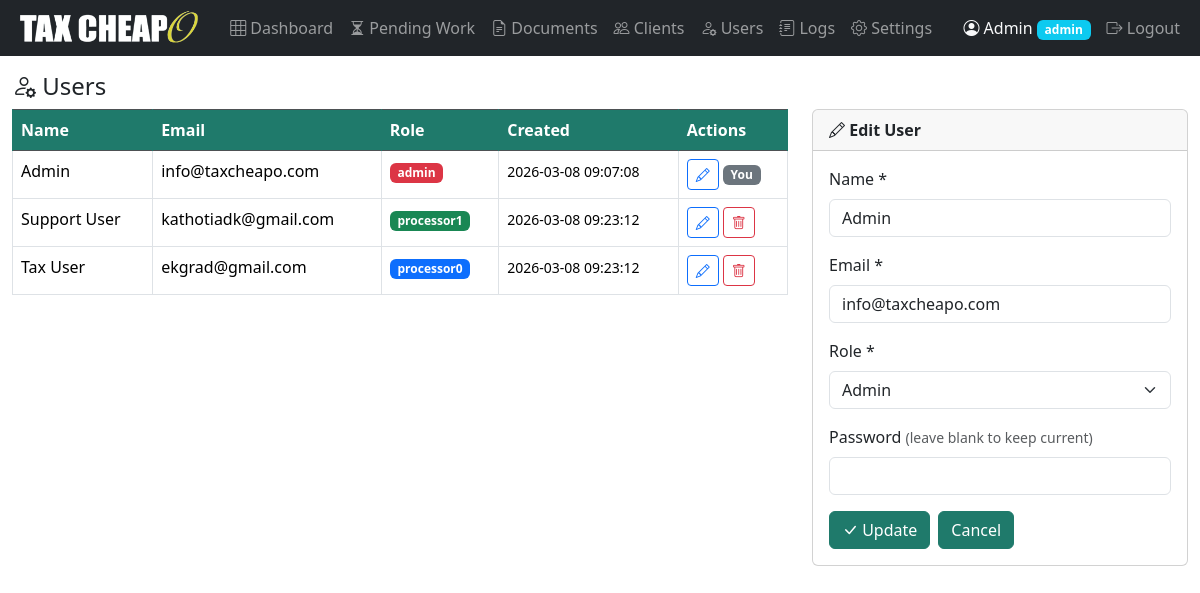
Page /?action=user_edit&id=1 (signed in) on the committed database.
### tables this page shows
CREATE TABLE IF NOT EXISTS `users` (
  `id` INT(11) NOT NULL AUTO_INCREMENT,
  `name` VARCHAR(100) NOT NULL,
  `email` VARCHAR(191) NOT NULL,
  `password_hash` VARCHAR(255) NOT NULL,
  `role` ENUM('processor0','processor1','admin') NOT NULL DEFAULT 'processor0',
  `created_at` TIMESTAMP NOT NULL DEFAULT CURRENT_TIMESTAMP,
  `updated_at` TIMESTAMP NOT NULL DEFAULT CURRENT_TIMESTAMP ON UPDATE CURRENT_TIMESTAMP,
  PRIMARY KEY (`id`),
  UNIQUE KEY `email` (`email`)
);

### controllers/UserController.php (called while the page is built, shortened)
<?php
require_once BASE_PATH . '/models/User.php';
$users = User::all();
$editUser = null;
if ($action === 'user_edit' && isset($_GET['id'])) {
    $editUser = User::findById((int) $_GET['id']);
}
include BASE_PATH . '/views/users.php';

### models/User.php (called while the page is built, shortened)
<?php
class User {
    public static function findById(int $id): ?array {
        $db = getDB();
        $stmt = $db->prepare("SELECT * FROM users WHERE id = ?");
        $stmt->execute([$id]);
        return $stmt->fetch() ?: null;
    }
    public static function all(): array {
        $db = getDB();
        return $db->query("SELECT id, name, email, role, created_at FROM users ORDER BY name")->fetchAll();
    }
}

### helpers/functions.php (called while the page is built, shortened)
<?php
function basePath(): string {
    $base = defined('APP_BASE_URL') ? (string) APP_BASE_URL : '/dash';
    $base = trim($base);
    return rtrim($base, '/');
}
function appUrl(string $path = ''): string {
    $base = basePath();
    if ($path[0] === '?') {
        return $base . '/' . $path;
    }
    return $base . '/' . ltrim($path, '/');
}
function assetUrl(string $path): string {
    return appUrl('public/' . ltrim($path, '/'));
}
function isLoggedIn(): bool {
    return isset($_SESSION['user_id']);
}
function currentRole(): string {
    return $_SESSION['user_role'] ?? '';
}
function hasRole(array $roles): bool {
    return in_array(currentRole(), $roles, true);
}
function e(string $str): string {
    return htmlspecialchars($str, ENT_QUOTES, 'UTF-8');
}

### views/users.php (the view, shortened to what this page needs)
<?php
$roleBadge = ['admin' => 'bg-danger', 'processor0' => 'bg-primary', 'processor1' => 'bg-success'];
?>
<h4><i class="bi bi-person-gear"></i> Users</h4>
<div class="row">
    <div class="col-md-8">
        <table class="table table-bordered table-hover">
            <thead class="table-dark">
                <tr>
                    <th>Name</th>
                    <th>Email</th>
                    <th>Role</th>
                    <th>Created</th>
                    <th>Actions</th>
                </tr>
            </thead>
            <tbody>
            <?php foreach ($users as $u): ?>
                <tr>
                    <td><?= e($u['name']) ?></td>
                    <td><?= e($u['email']) ?></td>
                    <td><span class="badge <?= $roleBadge[$u['role']] ?? 'bg-secondary' ?>"><?= e($u['role']) ?></span></td>
                    <td><small><?= e($u['created_at']) ?></small></td>
                    <td>
                        <a href="<?= e(appUrl('?action=user_edit&id=' . $u['id'])) ?>"
                           class="btn btn-sm btn-outline-primary" title="Edit">
                            <i class="bi bi-pencil"></i>
                        </a>
                        <?php if ($u['id'] != $_SESSION['user_id']): ?>
                        <form method="POST" action="<?= e(appUrl('?action=user_delete')) ?>" class="d-inline confirm-delete"
                              data-confirm-title="Delete User"
                              data-confirm-message="Are you sure you want to delete user &quot;<?= e($u['name']) ?>&quot;?"
                              data-confirm-warning="This action cannot be undone.">
                            <button class="btn btn-sm btn-outline-danger" title="Delete">
                                <i class="bi bi-trash"></i>
                            </button>
                        </form>
                        <?php else: ?>
                            <span class="badge bg-secondary">You</span>
                        <?php endif; ?>
                    </td>
                </tr>
            <?php endforeach; ?>
            </tbody>
        </table>
    </div>
    <div class="col-md-4">
        <div class="card">
            <div class="card-header">
                <strong><?= $editUser ? '<i class="bi bi-pencil"></i> Edit User' : '<i class="bi bi-person-plus"></i> Add User' ?></strong>
            </div>
            <div class="card-body">
                <form method="POST" action="<?= e(appUrl('?action=user_save')) ?>">
                    <div class="mb-3">
                        <label class="form-label">Name *</label>
                        <input type="text" name="name" class="form-control" required
                               value="<?= e($editUser['name'] ?? '') ?>">
                    </div>
                    <div class="mb-3">
                        <label class="form-label">Email *</label>
                        <input type="email" name="email" class="form-control" required
                               value="<?= e($editUser['email'] ?? '') ?>">
                    </div>
                    <div class="mb-3">
                        <label class="form-label">Role *</label>
                        <select name="role" class="form-select">
                            <?php foreach (['processor0' => 'Processor 0 (Client)', 'processor1' => 'Processor 1 (Internal Staff)', 'admin' => 'Admin'] as $val => $label): ?>
                                <option value="<?= $val ?>" <?= ($editUser['role'] ?? '') === $val ? 'selected' : '' ?>>
                                    <?= $label ?>
                                </option>
                            <?php endforeach; ?>
                        </select>
                    </div>
                    <div class="mb-3">
                        <label class="form-label">
                            Password <?= $editUser ? '<small class="text-muted">(leave blank to keep current)</small>' : '*' ?>
                        </label>
                        <input type="password" name="password" class="form-control"
                               <?= $editUser ? '' : 'required' ?> autocomplete="new-password">
                    </div>
                    <div class="d-flex gap-2">
                        <button type="submit" class="btn btn-primary">
                            <i class="bi bi-check-lg"></i> <?= $editUser ? 'Update' : 'Create' ?>
                        </button>
                        <?php if ($editUser): ?>
                            <a href="<?= e(appUrl('?action=users')) ?>" class="btn btn-secondary">Cancel</a>
                        <?php endif; ?>
                    </div>
                </form>
            </div>
        </div>
    </div>
</div>
<?php
$content = ob_get_clean();
include BASE_PATH . '/views/layout.php';
?>

### views/layout.php (shortened to what this page needs)
<!DOCTYPE html>
<html lang="en">
<head>
    <link href="https://cdn.jsdelivr.net/npm/bootstrap@5.3.3/dist/css/bootstrap.min.css" rel="stylesheet">
    <link href="https://cdn.jsdelivr.net/npm/bootstrap-icons@1.11.3/font/bootstrap-icons.min.css" rel="stylesheet">
    <link href="<?= e(assetUrl('css/style.css') . '?v=' . (@filemtime(BASE_PATH . '/public/css/style.css') ?: time())) ?>" rel="stylesheet">
</head>
<body>
<?php if (isLoggedIn()): ?>
<nav class="navbar navbar-expand-lg navbar-dark bg-dark">
    <div class="container-fluid">
        <a class="navbar-brand p-0" href="<?= e(appUrl('?action=dashboard')) ?>">
            <img src="<?= e(assetUrl('img/taxcheapo-logo-white.png')) ?>" alt="Work Progress" style="height:40px;width:auto;display:block;">
        </a>
        <div class="collapse navbar-collapse" id="navbarNav">
            <ul class="navbar-nav me-auto">
                <li class="nav-item">
                    <a class="nav-link" href="<?= e(appUrl('?action=dashboard')) ?>">
                        <i class="bi bi-grid-3x3"></i> Dashboard
                    </a>
                </li>
                <li class="nav-item">
                    <a class="nav-link" href="<?= e(appUrl('?action=pending')) ?>">
                        <i class="bi bi-hourglass-split"></i> Pending Work
                    </a>
                </li>
                <li class="nav-item">
                    <a class="nav-link" href="<?= e(appUrl('?action=documents')) ?>">
                        <i class="bi bi-file-earmark-text"></i> Documents
                    </a>
                </li>
                <?php if (hasRole(['admin']) || hasClientPermission()): ?>
                <li class="nav-item">
                    <a class="nav-link" href="<?= e(appUrl('?action=clients')) ?>">
                        <i class="bi bi-people"></i> Clients
                    </a>
                </li>
                <?php endif; ?>
                <?php if (hasRole(['admin'])): ?>
                <li class="nav-item">
                    <a class="nav-link" href="<?= e(appUrl('?action=users')) ?>">
                        <i class="bi bi-person-gear"></i> Users
                    </a>
                </li>
                <li class="nav-item">
                    <a class="nav-link" href="<?= e(appUrl('?action=logs')) ?>">
                        <i class="bi bi-journal-text"></i> Logs
                    </a>
                </li>
                <li class="nav-item">
                    <a class="nav-link" href="<?= e(appUrl('?action=settings')) ?>">
                        <i class="bi bi-gear"></i> Settings
                    </a>
                </li>
                <?php endif; ?>
            </ul>
            <ul class="navbar-nav">
                <li class="nav-item">
                    <span class="nav-link text-light">
                        <i class="bi bi-person-circle"></i>
                        <?= e($_SESSION['user_name'] ?? '') ?>
                        <span class="badge bg-info"><?= e($_SESSION['user_role'] ?? '') ?></span>
                    </span>
                </li>
                <li class="nav-item">
                    <a class="nav-link" href="<?= e(appUrl('?action=logout')) ?>">
                        <i class="bi bi-box-arrow-right"></i> Logout
                    </a>
                </li>
            </ul>
        </div>
    </div>
</nav>
<?php endif; ?>
<div class="container-fluid mt-3">
    <?= $content ?? '' ?>
</div>
</body>
</html>

### public/css/style.css (style rules this page uses)
.badge { font-size: 0.75rem; }
.dashboard-table thead th, .dashboard-table thead td, #reminderClientList thead th, thead.table-dark th, thead.table-dark td { background-color: #1F7A6B !important; color: #fff !important; border-color: #1F7A6B !important; }
.btn-primary, .btn-secondary, .btn-info, .btn-success, .btn-warning, .btn-danger { background-color: #1F7A6B !important; border-color: #1F7A6B !important; color: #fff !important; }

### rows in the picture
users: role "admin", name "Admin", email "info@taxcheapo.com", created_at "2026-03-08 09:07:08", shows "You", role "Admin"
users: name "Support User", email "kathotiadk@gmail.com", role "processor1", created_at "2026-03-08 09:23:12"
users: name "Tax User", email "ekgrad@gmail.com", role "processor0", created_at "2026-03-08 09:23:12"

### other values in the picture
$_SESSION['user_name'] "Admin"
